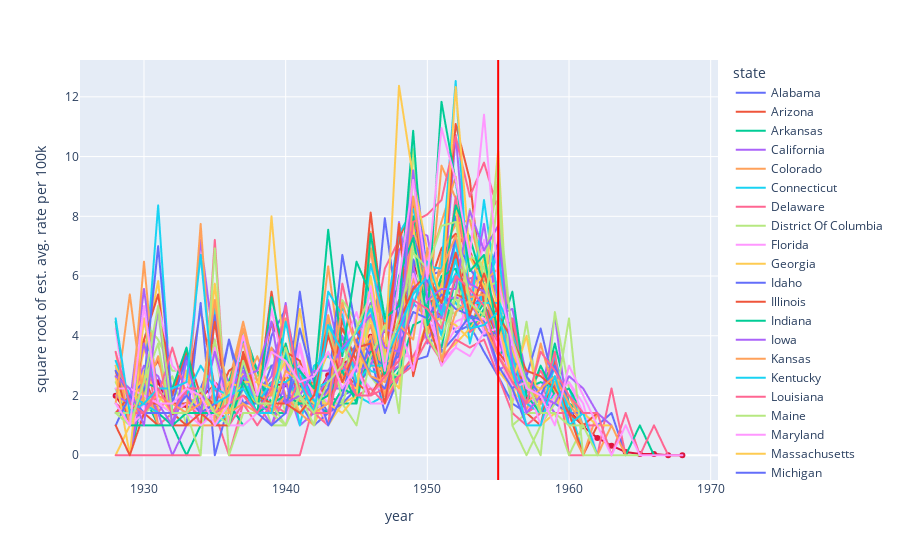

Notebook code for this chart:
### Code cell
df_polio = original_df[(original_df.disease == "Polio") & (original_df.state != "Hawaii") & (original_df.state != "Alaska")]
pd.options.mode.chained_assignment = None  # default='warn'
df_polio["estimated avg per 100k"] = round(df_polio["count"] / df_polio["weeks_reporting"] * 52 / (df_polio["population"] / 100000)).fillna(0).astype(int)
pd.options.mode.chained_assignment = "warn"
pd.options.mode.chained_assignment = None  # default='warn'
df_polio["square root of est. avg. rate per 100k"] = df_polio["estimated avg per 100k"] ** 0.5
pd.options.mode.chained_assignment = "warn"
df_polio
average = []
for year in df_polio.year.unique():
    filtr = (df_polio.year == year)
    average.append(df_polio.loc[filtr, "square root of est. avg. rate per 100k"].sum()/len(states))
fig = px.line(df_polio, 
        x="year", y="square root of est. avg. rate per 100k", color='state')
fig.add_vrect(x0=YO_POLIO_VACCINE_INTRODUCTION, x1 = YO_POLIO_VACCINE_INTRODUCTION, line_color="red")
fig.add_trace(go.Scatter(
    x=df_polio.year.unique(),
    y=average,
    mode='lines+markers',
    name='Average',
    marker=dict(
        color='rgb(220, 20, 60)'
    )
))
fig.show()
